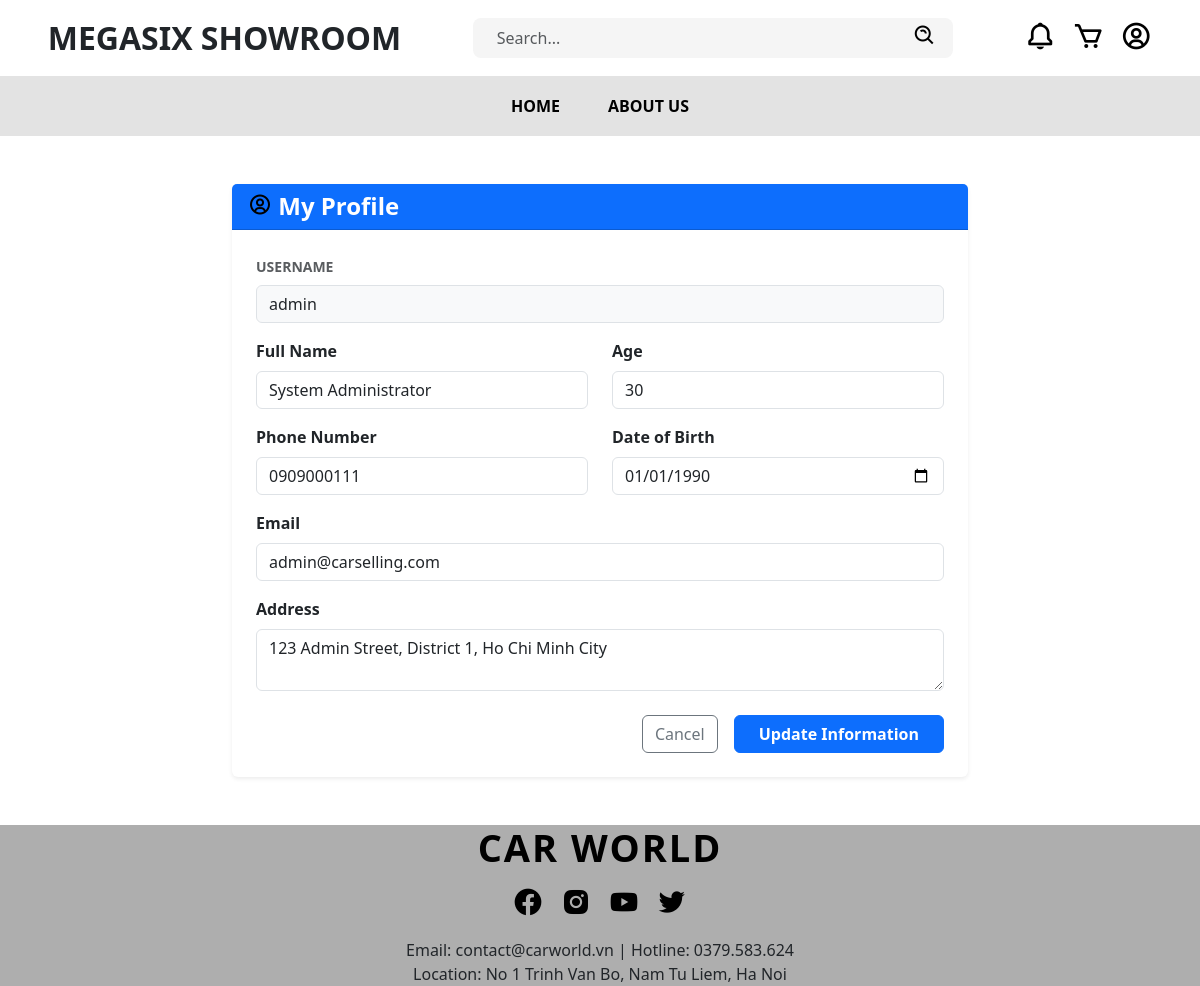
The page /base.php?page=profile (signed in) on the database its author committed.
### tables this page shows
CREATE TABLE customer (
    customer_id INT AUTO_INCREMENT PRIMARY KEY,
    name VARCHAR(255) NOT NULL,
    age INT, 
    phone_number VARCHAR(20),
    email VARCHAR(255),
    dob DATE, 
    username VARCHAR(100) UNIQUE,
    address varchar(191) DEFAULT NULL, 
    password VARCHAR(255),
    role VARCHAR(20) DEFAULT 'user' 
);

### profile.php (the view, shortened to what this page needs)
<?php
require_once 'db.php';
$customer_id = $_SESSION['customer_id'];
$sql_info = "SELECT * FROM customer WHERE customer_id = ?";
$stmt_info = $conn->prepare($sql_info);
$stmt_info->bind_param("i", $customer_id);
$stmt_info->execute();
$result = $stmt_info->get_result();
$user = $result->fetch_assoc();
?>
<div class="container py-5">
    <div class="row justify-content-center">
        <div class="col-md-8">
            <div class="card shadow-sm border-0">
                <div class="card-header bg-primary text-white">
                    <h4 class="fw-bold mb-0"><i class='bx bx-user-circle'></i> My Profile</h4>
                </div>
                <div class="card-body p-4">
                    <form method="POST">
                        <div class="mb-3">
                            <label class="form-label text-muted small text-uppercase fw-bold">Username</label>
                            <input type="text" class="form-control bg-light" value="<?= htmlspecialchars($user['username']) ?>" readonly>
                        </div>
                        <div class="row">
                            <div class="col-md-6 mb-3">
                                <label class="form-label fw-bold">Full Name</label>
                                <input type="text" name="name" class="form-control" value="<?= htmlspecialchars($user['name']) ?>" required>
                            </div>
                            <div class="col-md-6 mb-3">
                                <label class="form-label fw-bold">Age</label>
                                <input type="number" name="age" class="form-control" value="<?= htmlspecialchars($user['age']) ?>">
                            </div>
                        </div>
                        <div class="row">
                            <div class="col-md-6 mb-3">
                                <label class="form-label fw-bold">Phone Number</label>
                                <input type="text" name="phone_number" class="form-control" value="<?= htmlspecialchars($user['phone_number']) ?>" required>
                            </div>
                            <div class="col-md-6 mb-3">
                                <label class="form-label fw-bold">Date of Birth</label>
                                <input type="date" name="dob" class="form-control" value="<?= htmlspecialchars($user['dob']) ?>">
                            </div>
                        </div>
                        <div class="mb-3">
                            <label class="form-label fw-bold">Email</label>
                            <input type="email" name="email" class="form-control" value="<?= htmlspecialchars($user['email']) ?>" required>
                        </div>
                        <div class="mb-4">
                            <label class="form-label fw-bold">Address</label>
                            <textarea name="address" class="form-control" rows="2" required><?= htmlspecialchars($user['address']) ?></textarea>
                        </div>
                        <div class="d-grid gap-2 d-md-flex justify-content-md-end">
                            <a href="base.php?page=home" class="btn btn-outline-secondary me-md-2">Cancel</a>
                            <button type="submit" class="btn btn-primary fw-bold px-4">Update Information</button>
                        </div>
                    </form>
                </div>
            </div>
        </div>
    </div>
</div>

### assets/css/base.css (style rules this page uses)
:root { --main-bg-color: #fff; --second-bg-color: #f5f5f5; --third-bg-color: #e3e3e3; --grey: #4b4b4b; --black: #000; --red: #c0392b; --top-header-size: 30px; --mid-header-size: 80px; --bottom-header-size: 45px; --btn-bg: #000; --btn-border-color: #000; --btn-color: #fff; }
i { color: var(--black); }

### rows shown on the page
customer: username "admin", name "System Administrator", age "30", phone_number "0909000111", dob "01/01/1990", email "admin@carselling.com", address "123 Admin Street, District 1, Ho Chi Minh City"
